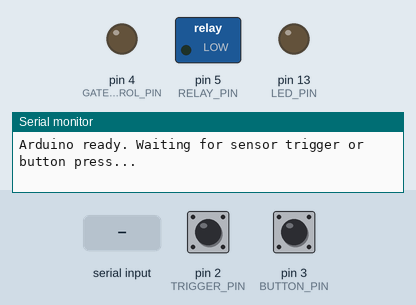
The sketch below on a simulated Arduino Uno, built with avr-gcc and run on an emulated ATmega328P. On the bench: switched loads named in the sketch (green lamp = pin HIGH), output pins drawn as LEDs (lit = HIGH), the last lines printed to the serial monitor. The test bench sets the inputs (shaded band); at power-on: pin 2 (TRIGGER_PIN) HIGH, pin 3 (BUTTON_PIN) HIGH.

Above: at 2.4 s.
2.5 s: "OPEN_GATE\n" received over Serial
At 3.5 s:
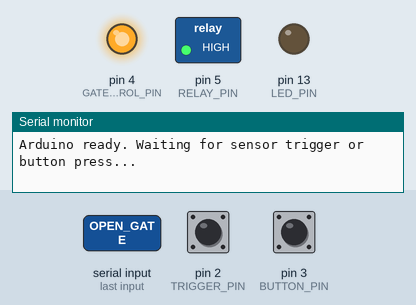
4.7 s: byte 10 ('\n') received over Serial
At 6.5 s:
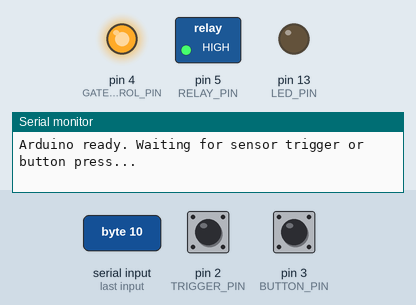
7.7 s: pin 2 (TRIGGER_PIN) pulled LOW for 0.15 s
At 9.0 s:
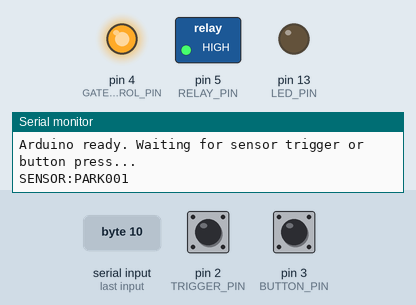
9.3 s: pin 3 (BUTTON_PIN) pulled LOW for 0.15 s
At 10.3 s:
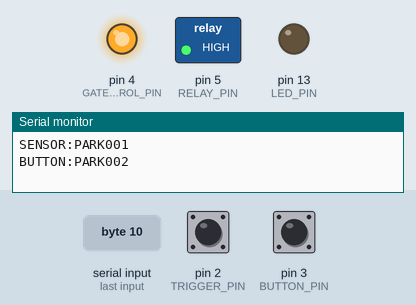
10.9 s: "CLOSE_GATE\n" received over Serial
At 11.11 s:
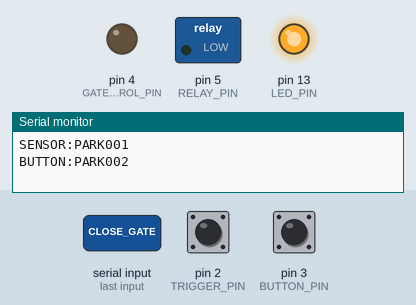
Timing chart, 0 to 13.7 s (numbered marks = the images above; inputs shaded):
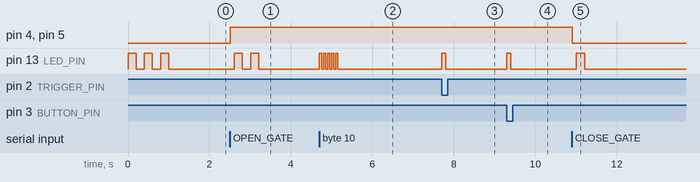

Measured:
- after the input at 2.5 s, pin 4 (GATE_CONTROL_PIN), pin 5 (RELAY_PIN): LOW → HIGH at once; pin 13 (LED_PIN): alternates HIGH for 0.20 s and LOW for 0.20 s, 4 changes in all, then stays LOW, starting after 0.11 s
- after the input at 4.7 s, pin 13 (LED_PIN): alternates HIGH for 0.05 s and LOW for 0.05 s, 10 changes in all, then stays LOW, starting at once
- after the input at 7.7 s, pin 13 (LED_PIN): LOW → HIGH at once, → LOW 0.10 s later
- after the input at 9.3 s, pin 13 (LED_PIN): LOW → HIGH at once, → LOW 0.10 s later
- after the input at 10.9 s, pin 4 (GATE_CONTROL_PIN), pin 5 (RELAY_PIN): HIGH → LOW at once; pin 13 (LED_PIN): LOW → HIGH after 0.11 s, → LOW 0.20 s later

The sketch:

Arduino_Code.ino
```cpp
/*
  Arduino Code for Linux-Park System
  This sketch communicates with a C# application that connects to the linux-park server
  It reads data from sensors, RFID/barcode reader, etc. and sends it to the host computer
*/

// Pin definitions
const int TRIGGER_PIN = 2;     // Pin for trigger sensor (e.g., IR sensor, button)
const int BUTTON_PIN = 3;      // Pin for manual entry button
const int LED_PIN = 13;        // Built-in LED for status indication
const int GATE_CONTROL_PIN = 4; // Pin to control the gate
const int RELAY_PIN = 5;       // Pin to control relay for gate

// Variables
String inputString = "";        // String to hold incoming data
bool stringComplete = false;    // Whether a complete string has been received
bool sensorTriggered = false;   // Whether the sensor has been triggered
bool buttonPressed = false;     // Whether the button has been pressed
unsigned long lastSendTime = 0; // Last time data was sent
unsigned long lastButtonTime = 0; // Last time button was pressed
const int debounceDelay = 2000; // Debounce time in milliseconds
const int buttonDebounceDelay = 1000; // Button debounce time in milliseconds
int buttonCounter = 0;          // Counter for button presses

// Mock barcode data (in a real system, this would come from a barcode scanner)
// For testing purposes, we'll simulate a barcode when the sensor is triggered
String mockBarcodes[] = {"PARK001", "PARK002", "PARK003", "PARK004", "PARK005"};
int mockBarcodeIndex = 0;

void setup() {
  // Initialize serial port
  Serial.begin(9600);

  // Initialize pins
  pinMode(TRIGGER_PIN, INPUT_PULLUP); // Use pull-up resistor for sensor
  pinMode(BUTTON_PIN, INPUT_PULLUP);  // Use pull-up resistor for button
  pinMode(LED_PIN, OUTPUT);
  pinMode(GATE_CONTROL_PIN, OUTPUT);
  pinMode(RELAY_PIN, OUTPUT);

  // Initial state
  digitalWrite(LED_PIN, LOW);
  digitalWrite(GATE_CONTROL_PIN, LOW); // Gate closed
  digitalWrite(RELAY_PIN, LOW);        // Relay off

  // Reserve memory for inputString
  inputString.reserve(64);

  // Indicate the Arduino is ready
  blinkLED(3); // Blink 3 times to indicate ready

  // Debug message
  Serial.println("Arduino ready. Waiting for sensor trigger or button press...");
}

void loop() {
  // Check if the button has been pressed
  int buttonState = digitalRead(BUTTON_PIN);

  // Button is pressed (LOW with pull-up resistor) and enough time has passed since last press
  if (buttonState == LOW && !buttonPressed && millis() - lastButtonTime > buttonDebounceDelay) {
    buttonPressed = true;
    lastButtonTime = millis();

    // Generate a barcode
    String barcode = generateBarcode();

    // Send barcode to the computer with a BUTTON prefix to indicate it's from a button press
    Serial.println("BUTTON:" + barcode);

    // Indicate button press
    digitalWrite(LED_PIN, HIGH);
    delay(100);
    digitalWrite(LED_PIN, LOW);

    // Wait for button to be released
    while (digitalRead(BUTTON_PIN) == LOW) {
      delay(10);
    }

    // Add additional delay to prevent bouncing
    delay(500);
  }

  // Reset the button state when it's released and enough time has passed
  if (buttonState == HIGH && buttonPressed && (millis() - lastButtonTime > 1000)) {
    buttonPressed = false;
  }

  // Check if the sensor has been triggered - ONLY READ SENSOR, DON'T PRINT
  int sensorState = digitalRead(TRIGGER_PIN);

  // If sensor is activated (LOW with pull-up resistor) and enough time has passed
  if (sensorState == LOW && !sensorTriggered && millis() - lastSendTime > debounceDelay) {
    sensorTriggered = true;
    lastSendTime = millis();

    // Generate a barcode
    String barcode = generateBarcode();

    // Send barcode to the computer with a SENSOR prefix to indicate it's from a sensor
    Serial.println("SENSOR:" + barcode);

    // Indicate data sent
    digitalWrite(LED_PIN, HIGH);
    delay(100);
    digitalWrite(LED_PIN, LOW);

    // Wait for sensor to return to HIGH before allowing another trigger
    while (digitalRead(TRIGGER_PIN) == LOW) {
      delay(10);
    }

    // Add additional delay to prevent bouncing
    delay(500);
  }

  // Reset the trigger when the sensor is no longer activated AND enough time has passed
  if (sensorState == HIGH && sensorTriggered && (millis() - lastSendTime > 5000)) {
    sensorTriggered = false;
  }

  // Process any incoming serial data
  processSerialInput();
}

// Process incoming serial data
void processSerialInput() {
  while (Serial.available() > 0) {
    char inChar = (char)Serial.read();

    // Add character to input string
    if (inChar != '\n' && inChar != '\r') {
      inputString += inChar;
    }

    // If end of line, set flag
    if (inChar == '\n') {
      stringComplete = true;
    }
  }

  // Process the command when a complete string is received
  if (stringComplete) {
    // Process the command
    processCommand(inputString);

    // Clear the string for the next command
    inputString = "";
    stringComplete = false;
  }
}

// Process command from computer
void processCommand(String command) {
  command.trim(); // Remove any whitespace

  // ACK command - Acknowledgment received
  if (command == "ACK") {
    // Data was acknowledged, blink once
    blinkLED(1);
  }
  // OPEN_GATE command - Open the gate
  else if (command == "OPEN_GATE") {
    // Open the gate
    digitalWrite(GATE_CONTROL_PIN, HIGH);
    digitalWrite(RELAY_PIN, HIGH);
    delay(100);
    blinkLED(2); // Blink twice to confirm
  }
  // CLOSE_GATE command - Close the gate
  else if (command == "CLOSE_GATE") {
    // Close the gate
    digitalWrite(GATE_CONTROL_PIN, LOW);
    digitalWrite(RELAY_PIN, LOW);
    delay(100);
    blinkLED(1); // Blink once to confirm
  }
  // Unknown command
  else {
    // Unrecognized command - blink 5 times quickly
    for (int i = 0; i < 5; i++) {
      digitalWrite(LED_PIN, HIGH);
      delay(50);
      digitalWrite(LED_PIN, LOW);
      delay(50);
    }
  }
}

// Generate a mock barcode (in a real system, this would read from a barcode scanner)
String generateBarcode() {
  // For testing: rotate through the mock barcodes
  String barcode = mockBarcodes[mockBarcodeIndex];

  // Increment index for next time
  mockBarcodeIndex = (mockBarcodeIndex + 1) % 5;

  return barcode;
}

// Blink the LED a specified number of times
void blinkLED(int times) {
  for (int i = 0; i < times; i++) {
    digitalWrite(LED_PIN, HIGH);
    delay(200);
    digitalWrite(LED_PIN, LOW);
    delay(200);
  }
}
```
